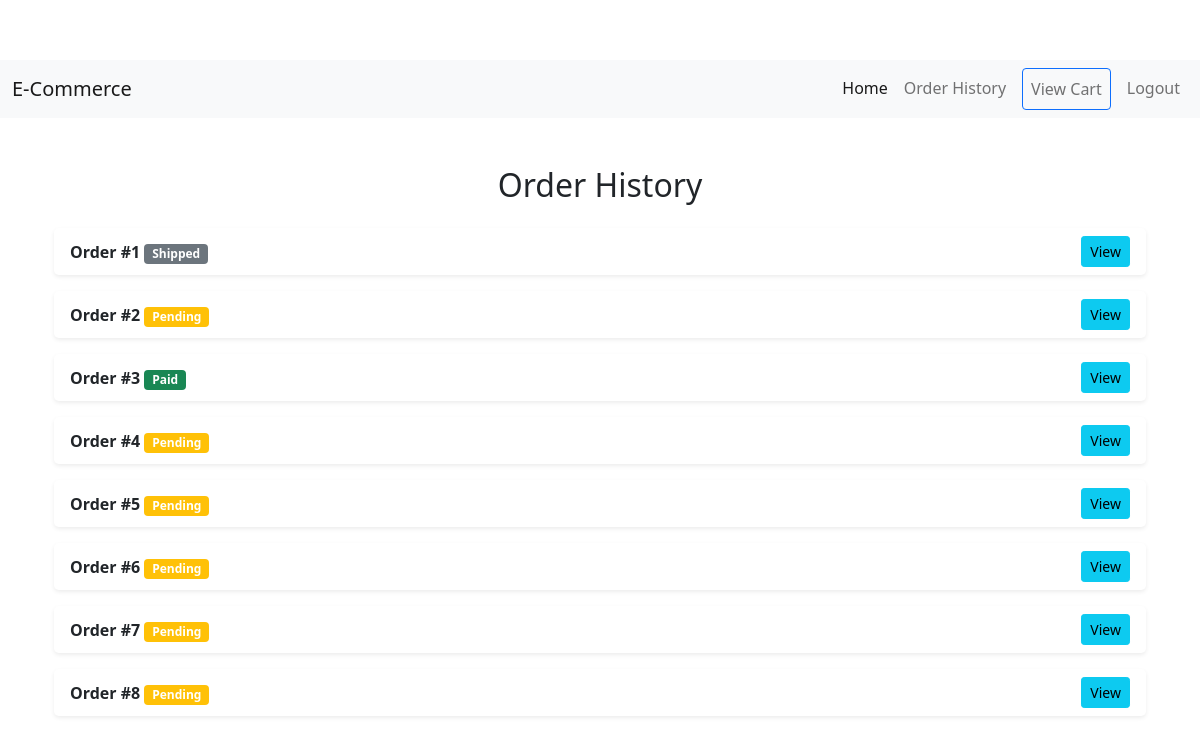
Page /order/history (signed in) on the earlier database version.
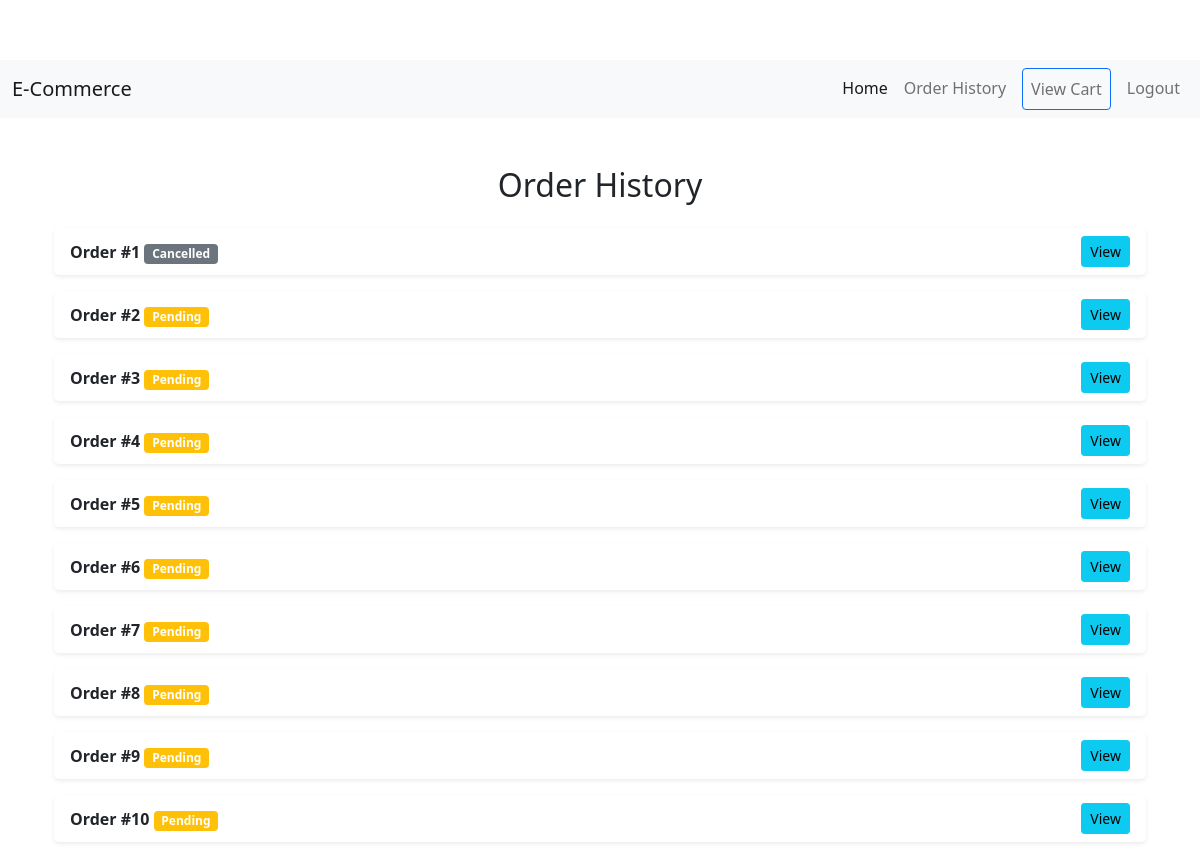
Same page on the later database version.
### model.py (models this page shows)
class Order(db.Model):
    __tablename__ = 'orders'
    id: Mapped[int] = mapped_column(Integer, primary_key=True)
    user_id: Mapped[int] = mapped_column(Integer, db.ForeignKey('users.id'))
    order_date: Mapped[datetime] = mapped_column(DateTime, default=datetime.utcnow)
    total_amount: Mapped[float] = mapped_column(Float, nullable=False)
    status: Mapped[str] = mapped_column(String, nullable='False')
    user = relationship('User', back_populates='orders')
    items = relationship('OrderItem', back_populates='order')
    payment = relationship('Payment', uselist=False, back_populates='order')

### main.py (the view)
@app.route('/order/history')
def order_history():
    orders = Order.query.filter_by(user_id=current_user.id).all()
    return render_template('order_history.html', orders=orders)

### main.py (called while the page is built)
@login_manager.user_loader
def load_user(user_id):
    return db.get_or_404(User, user_id)

### templates/order_history.html
{% extends 'base.html' %}
{% block content %}
<div class="container mt-5">
    <h2 class="text-center mb-4">Order History</h2>
    {% if orders %}
    <ul class="list-group">
        {% for order in orders %}
        <li class="list-group-item d-flex justify-content-between align-items-center border-0 rounded-3 shadow-sm mb-3">
            <div>
                <strong>Order #{{ order.id }}</strong>
                <span class="badge {% if order.status == 'paid' %}bg-success{% elif order.status == 'pending' %}bg-warning{% else %}bg-secondary{% endif %}">
                    {{ order.status.capitalize() }}
                </span>
            </div>
            <a href="{{ url_for('order_confirmation', order_id=order.id) }}" class="btn btn-info btn-sm">View</a>
        </li>
        {% endfor %}
    </ul>
    {% else %}
    <p class="text-center">No orders found.</p>
    {% endif %}
</div>
{% endblock %}

### templates/base.html (shortened to what this page needs)
<!DOCTYPE html>
<html lang="en">
<head>
    <link href="https://cdn.jsdelivr.net/npm/bootstrap@5.1.3/dist/css/bootstrap.min.css" rel="stylesheet">
    <link rel="stylesheet" href="{{ url_for('static', filename='css/style.css') }}">
</head>
<body>
    {% include 'header.html' %}
    <div class="container mt-4">
        {% block content %}{% endblock %}
    </div>
</body>
</html>

### templates/header.html (shortened to what this page needs)
<nav class="navbar navbar-expand-lg navbar-light bg-light">
    <div class="container-fluid">
        <a class="navbar-brand" href="{{ url_for('home') }}">E-Commerce</a>
        <div class="collapse navbar-collapse" id="navbarNav">
            <ul class="navbar-nav ms-auto">
                <li class="nav-item">
                    <a class="nav-link active" href="{{ url_for('home') }}">Home</a>
                </li>
                <li class="nav-item">
                    <a class="nav-link" href="{{ url_for('order_history') }}">Order History</a>
                </li>
                <li class="nav-item">
                    <a class="nav-link btn btn-outline-primary mx-2" href="{{ url_for('cart') }}">View Cart</a>
                </li>
                {% if current_user.is_authenticated %}
                <li class="nav-item">
                    <a class="nav-link" href="{{ url_for('logout') }}">Logout</a>
                </li>
                {% endif %}
            </ul>
        </div>
    </div>
</nav>

### static/css/style.css (style rules this page uses)
body { padding-top: 60px; }
.container { margin-top: 80px; }

Differences in the rows shown:
changed Order id 1: status "Shipped" → "Cancelled"
changed Order id 3: status "Paid" → "Pending"
added Order: id "9", status "Pending"
added Order: id "10", status "Pending"
